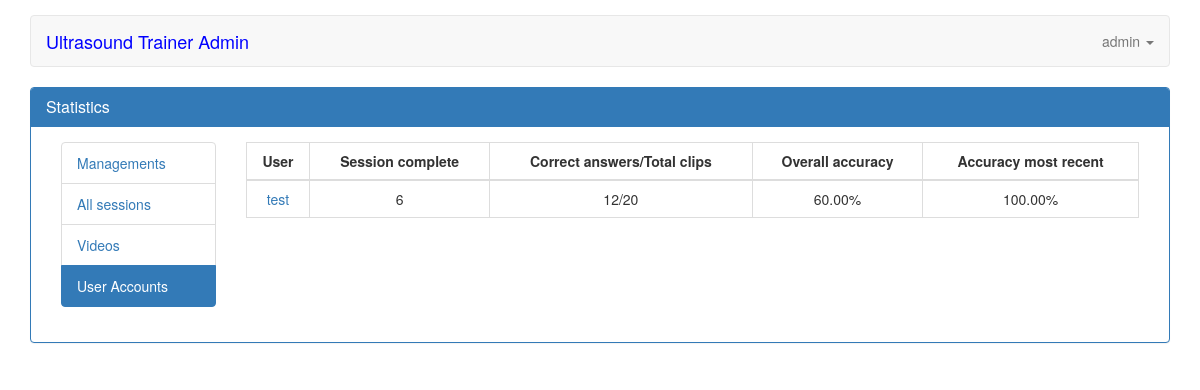
/user_account (signed in), run on an earlier commit of the app's database.
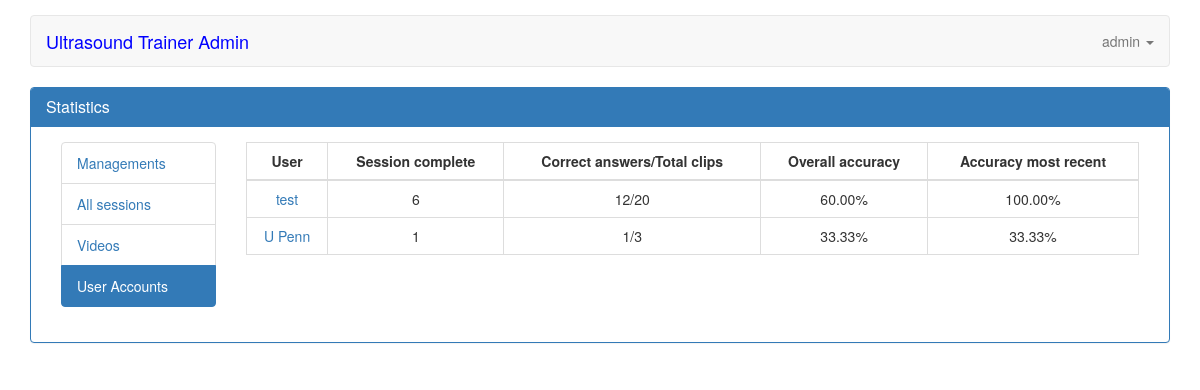
And on a later commit of the database.
### servey/models.py (models this page shows, shortened)
class UserInfo(models.Model):
    user = models.OneToOneField(User, related_name='user_info', on_delete=models.CASCADE)
    institution = models.TextField(blank=True, null=True, max_length=255)
    training_level = models.CharField(choices=TRAINING_LEVEL, max_length=255, blank=True, null=True)
    experience = models.CharField(choices=EXPERIENCE_NUMBER, blank=True, null=True, max_length=255)
    confidence_level = models.CharField(blank=True, choices=CONFIDENCE_LEVEL, max_length=255, null=True)
    prior_training = models.CharField(choices=PRIOR_TRAINING, max_length=255, blank=True, null=True)
    created_at = models.DateTimeField(auto_now_add=True)
    updated_at = models.DateTimeField(auto_now=True)
    class Meta:
        verbose_name = 'User Info'
    @property
    def sessions_completed(self):
        return Result.objects.filter(user=self.user_id).count()
    @property
    def get_user(self):
        return self.user
    @property
    def get_user_id(self):
        return self.user.id
    @property
    def clips_viewed(self):
        context = {}
        total_clips = ResultDetail.objects.filter(result__user=self.user)
        count_question = ResultDetail.objects.filter(result__user=self.user).count()
        context['true'] = 0
        context['false'] = 0
        for query_answer in total_clips:
            video = query_answer.video.answer
            answer_result = query_answer.answer
            if video == answer_result:
                context['true'] += 1
            else:
                context['false'] += 1
        if count_question > 0:
            accuracy = format(Decimal(context['true'] * 100 / count_question), '.2f')
        else:
            accuracy = '0.00'
        context = {
            "count_question": str(context['true']) + "/" + str(count_question),
            "accuracy": accuracy
        }
        return context
    @property
    def accuracy_most_recent(self):
        result_users = Result.objects.filter(user=self.user).order_by('-created_at').first()
        return result_users

class ResultDetail(models.Model):
    result = models.ForeignKey(Result, on_delete=models.CASCADE, null=True, related_name='result_detail',)
    video = models.ForeignKey(Video, blank=True, on_delete=models.CASCADE, related_name='video_result')
    answer = models.IntegerField(blank=True)
    created_at = models.DateTimeField(auto_now_add=True)
    updated_at = models.DateTimeField(auto_now=True)

class Video(models.Model):
    ANSWER_CHOICE = (
        (1, 'Normal'),
        (2, 'Moderately reduced',),
        (3, 'Severely reduced',)
    )
    path = models.FileField(blank=True, verbose_name="Upload video (mp4, mkv)", max_length=255, upload_to='videos/', validators=[validate_file_extension])
    title = models.TextField(blank=True, verbose_name="Title question")
    answer = models.IntegerField(choices=ANSWER_CHOICE, default=1)
    created_at = models.DateTimeField(auto_now_add=True)
    updated_at = models.DateTimeField(auto_now=True)

class Result(models.Model):
    user = models.ForeignKey(User, related_name='user_result', on_delete=models.CASCADE)
    date = models.DateTimeField(default=datetime.datetime.utcnow, blank=True)
    close = models.BooleanField(default=False, verbose_name="Test is close?", blank=True)
    training_type = models.CharField(choices=TRAINING_TYPE, blank=True, null=True, max_length=255)
    accuracy = models.CharField(max_length=255, choices=ACCURACY_THRESHOLD, blank=True, null=True)
    created_at = models.DateTimeField(auto_now_add=True)
    updated_at = models.DateTimeField(auto_now=True)
    @property
    def accuracy_count(self):
        context = {}
        check = ResultDetail.objects.filter(result=self.id)
        accuracy = '0.00'
        if check is not None:
            count_question = ResultDetail.objects.filter(result=self.id).count()
            total_answer = ResultDetail.objects.filter(result=self.id)
            context['true'] = 0
            context['false'] = 0
            for query_answer in total_answer:
                video = query_answer.video.answer
                answer_result = query_answer.answer
                if video == answer_result:
                    context['true'] += 1
                else:
                    context['false'] += 1
            if count_question > 0:
                accuracy = format(Decimal(context['true'] * 100 / count_question), '.2f')
        return accuracy

### servey/views.py (the view)
@user_passes_test(lambda u: u.is_superuser)
def user_account(request):
    if request.user.is_authenticated:
        users = User.objects.filter(is_superuser=False)
        user_info = UserInfo.objects.filter(user__in=users)
        user_list = Pager.view(request, user_info)
        context = {
            "users": user_list
        }
        return render(request, 'statistical/user_account.html', context)
    else:
        return JsonResponse({"status": False, "messages": "Authentication required"},safe=False)

### servey/models.py (called while the page is built)
    def view(request, list):
        page = request.GET.get('page', 1)
        paginator = Paginator(list, ITEMS_PER_PAGE)
        try:
            model = paginator.page(page)
        except PageNotAnInteger:
            model = paginator.page(1)
        except EmptyPage:
            model = paginator.page(paginator.num_pages)
        return model

### templatetags/path_tags.py (called while the page is built)
@register.simple_tag
def is_video_path(path):
    if path == '/videos' or path.startswith('/video/'):
        return 'active'
    return ''

@register.simple_tag
def is_user_path(path):
    if path == '/user_account' or path.startswith('/profile/'):
        return 'active'
    return ''

### templates/statistical/user_account.html (shortened to what this page needs)
{% extends 'statistical/index.html' %}
{% block main %}
    <div class="col-md-10">
    <div class="table-responsive">
        <table class="table table-bordered table-hover">
            <thead>
            <tr>
                <th class="text-center">User</th>
                <th class="text-center">Session complete</th>
                <th class="text-center">Correct answers/Total clips</th>
                <th class="text-center">Overall accuracy</th>
                <th class="text-center">Accuracy most recent</th>
            </tr>
            </thead>
            <tbody>
                {% for user in users %}
                <tr class="text-center">
                    <td><a href="{% url 'user_profile' user.get_user_id %}?return={{ users.number }}">
                      {{ user.get_user }}</a>
                    </td>
                    <td>{{ user.sessions_completed }}</td>
                    <td>{{ user.clips_viewed.count_question }}</td>
                    <td>{{ user.clips_viewed.accuracy }}%</td>
                    {% if not user.accuracy_most_recent %}
                        <td>0.00%</td>
                    {% else %}
                        <td>{{ user.accuracy_most_recent.accuracy_count }}%</td>
                    {% endif %}
                </tr>
                {% endfor %}
            </tbody>
        </table>
    </div>
    </div>
{% endblock %}

What changed in the data, as far as the page shows it:
added UserInfo: get_user "U Penn", sessions_completed "1", clips_viewed.count_question "1/3", clips_viewed.accuracy "33.33", accuracy_most_recent.accuracy_count "33.33"
